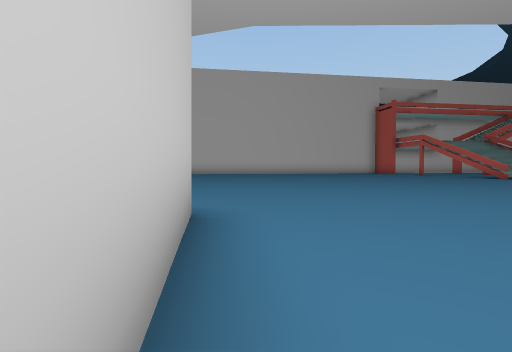
View 1 (above)

24 first-person views from a walk through a Unity game level. The camera is 1.2 m above the floor, tilts 2° down and sees 80° across. The floor is counted in squares, 2 m on a side. Each view is taken from the middle of a square. On the plan, view 1 faces up. The plan holds only what a view shows up to about 9 squares ahead; the rest is blank. The place goes on beyond the plan.

View 2
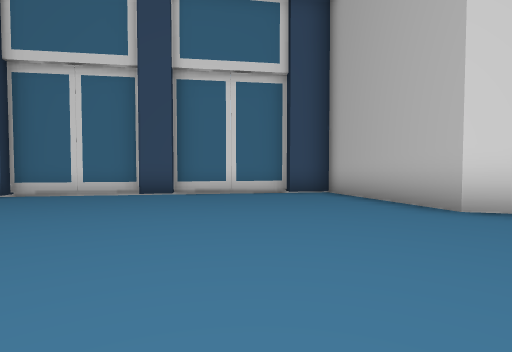

View 3
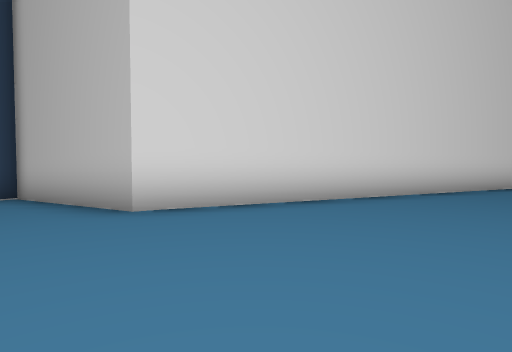

View 4
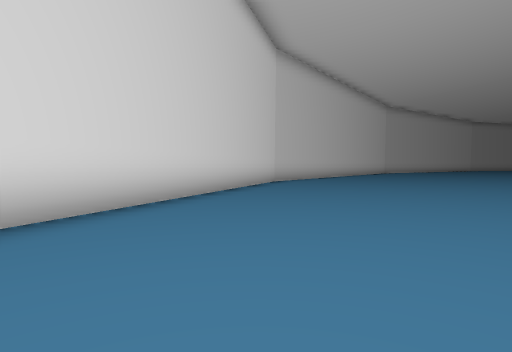

View 5
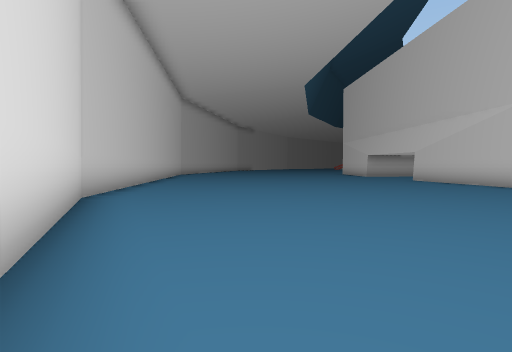

View 6
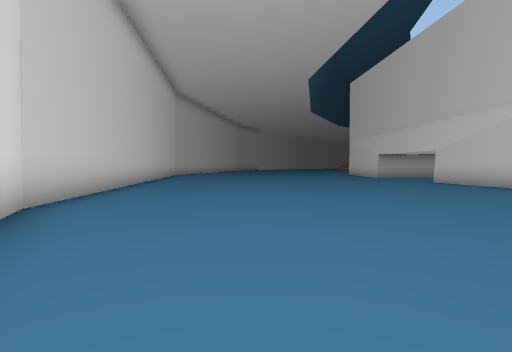

View 7
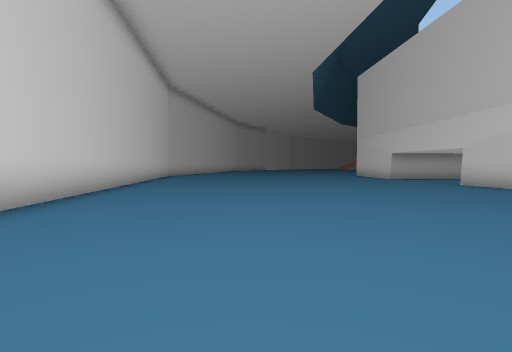

View 8
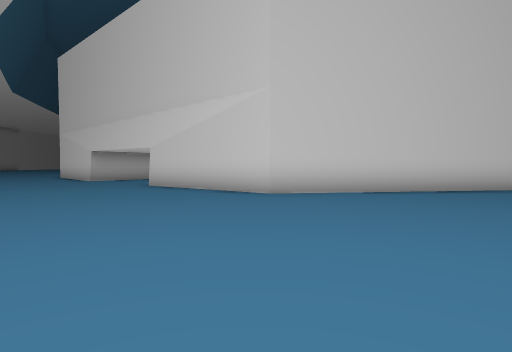

View 9
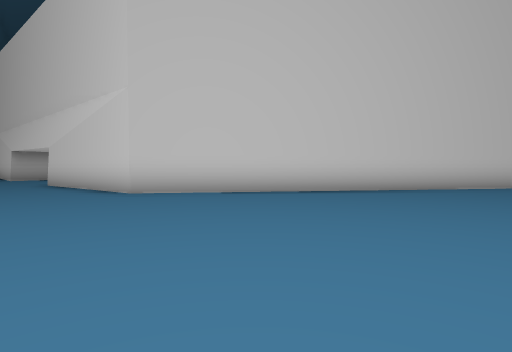

View 10
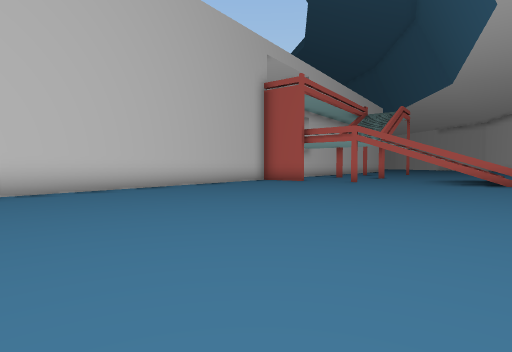

View 11
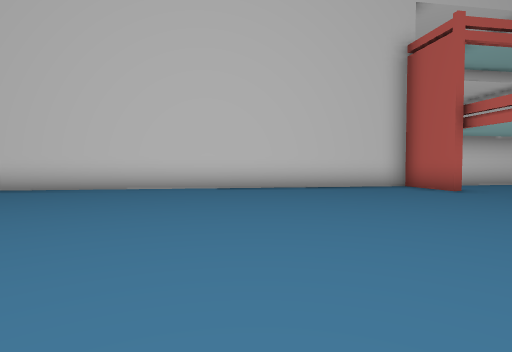

View 12
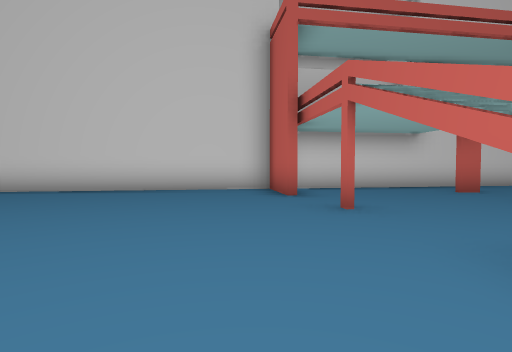

View 13
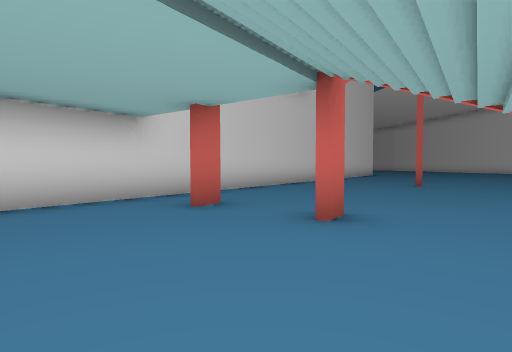

View 14
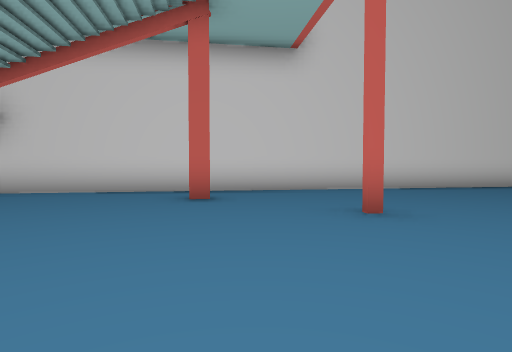

View 15
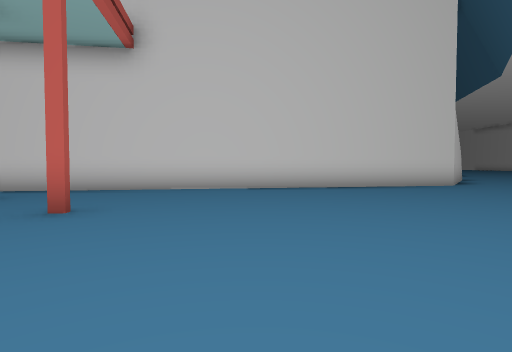

View 16
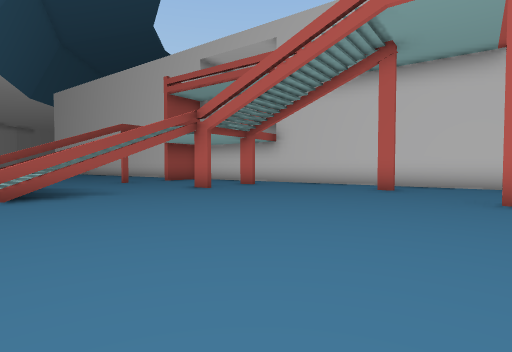

View 17
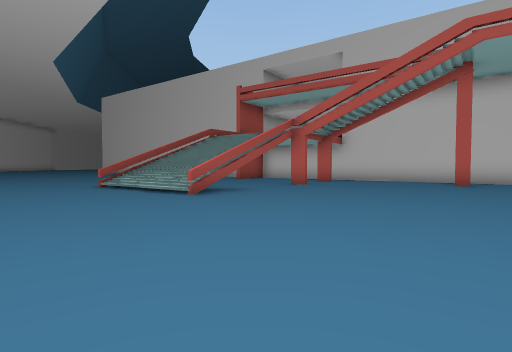

View 18
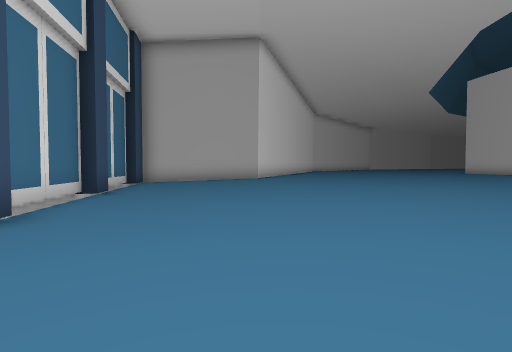

View 19
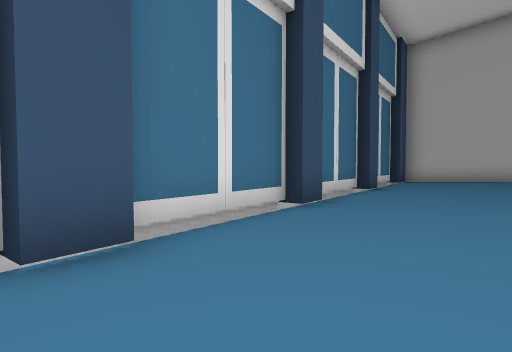

View 20
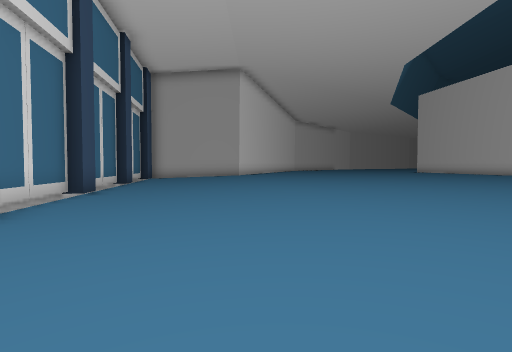

View 21
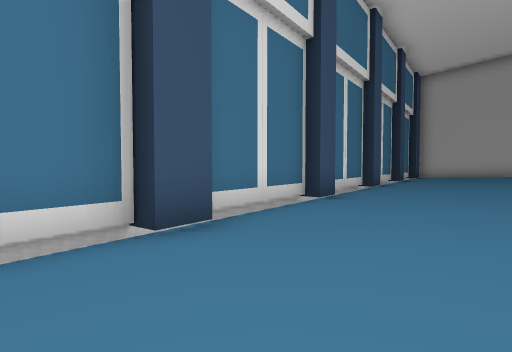

View 22
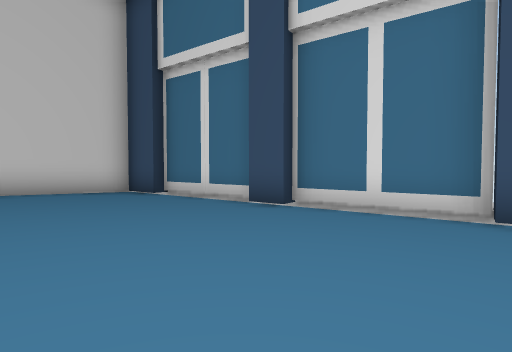

View 23
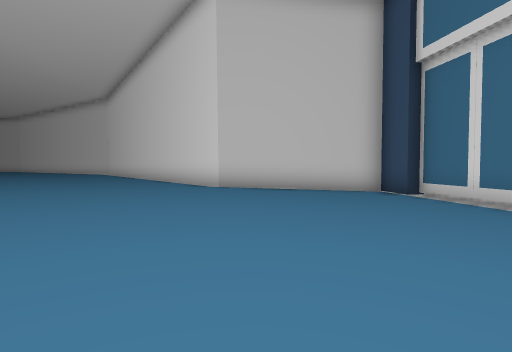

View 24
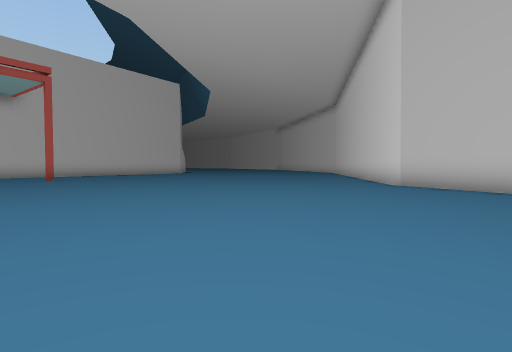

### Floor plan
Key: @ floor where view 1 was taken; # wall or solid block; . main floor; - floor 0.25 m lower than the main floor; / step, stairs or slope.
Columns run from 16 left of view 1 to 27 right of it. Each row starts with its distance up from view 1.
 22                                       ######
 21                                ########.....
 20                          #######............
 19  ....##           ########.................
 18  .....###   #######.....#...#...#.........
 17   ......#####......................#......
 16   ..........................#............
 15  .......................#...............
 14 .........................../#..........
 13 .........................////.........  ..
 12 .........................#///......... ...
 11 ............. ...........#//..............
 10 #...........  .......  ...................
  9 ##........... ............................
  8  ##.......................................#
  7   ####........................  .........##
  6      ###....................... .........#
  5        ####.........................-----#
  4           ####................-----------#
  3              ###........-----------------#
  2                #.---------------------####
  1                #----------------#######
  0                #@--------########
 -1                ##--#######
 -2                 ####

Where each view was taken, in squares from view 1:
view 1: 0 up, 0 right, facing up
view 2: 7 up, 2 right, facing down
view 3: 7 up, 1 right, facing down-left
view 4: 7 up, 2 left, facing left
view 5: 6 up, 7 left, facing up-left
view 6: 7 up, 8 left, facing up-left
view 7: 8 up, 9 left, facing up-left
view 8: 10 up, 8 left, facing up
view 9: 10 up, 5 left, facing up
view 10: 10 up, 2 left, facing up-right
view 11: 10 up, 3 right, facing up
view 12: 11 up, 7 right, facing up
view 13: 14 up, 9 right, facing up-right
view 14: 13 up, 17 right, facing up
view 15: 13 up, 21 right, facing up
view 16: 11 up, 19 right, facing up-left
view 17: 8 up, 18 right, facing up-left
view 18: 3 up, 12 right, facing left
view 19: 3 up, 13 right, facing down-left
view 20: 4 up, 16 right, facing left
view 21: 4 up, 18 right, facing down-left
view 22: 6 up, 16 right, facing down-right
view 23: 6 up, 16 right, facing right
view 24: 4 up, 16 right, facing up-right
